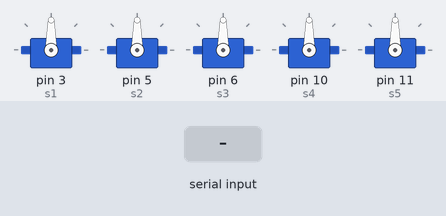
The sketch below on a simulated Arduino Pro Mini, built with avr-gcc and run on an emulated ATmega328P. On the bench: 5 × servo. The inputs (shaded band) are chosen by the test bench.

Above: at 1.2 s.
1.3 s: "Z" received over Serial
At 2.5 s:
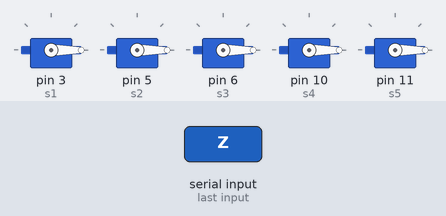
2.8 s: "A90\n" received over Serial
At 4.0 s:
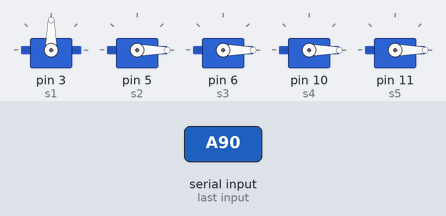
4.3 s: "B90\n" received over Serial
At 4.9 s:
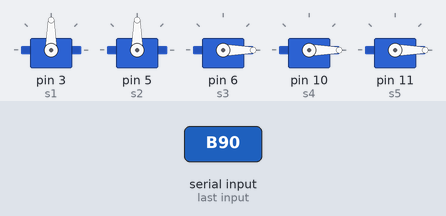
5.8 s: "A,45\n" received over Serial
At 7.0 s:
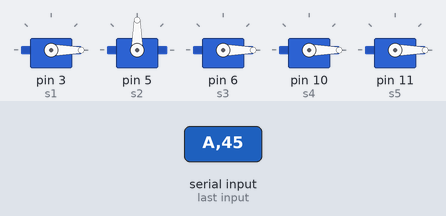
7.3 s: "C90\n" received over Serial
At 8.4 s:
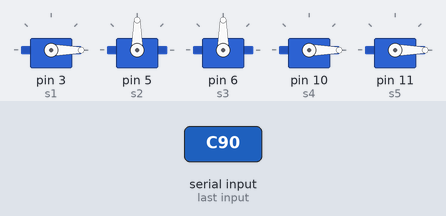
8.8 s: "B,45\n" received over Serial
At 9.5 s:
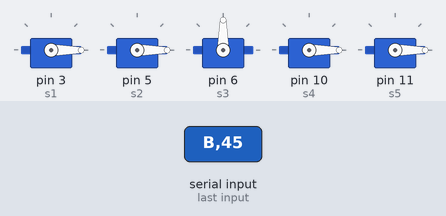
Timing chart, 0 to 11.3 s (numbered marks = the images above; inputs shaded):
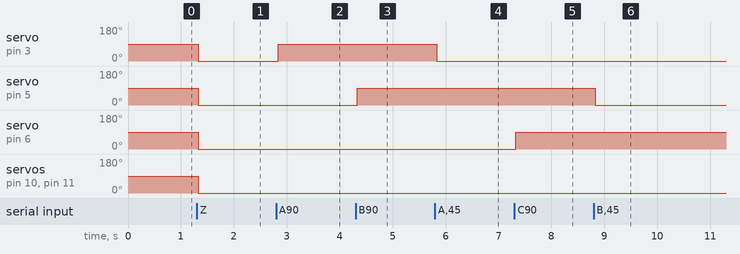

The sketch:

5_servos_pro_mini.ino
```cpp
/*
 * ©KartikeyaWalia
 *
 * This lets you control 5 servos using a nextion display and an arduino.
 * NOTE: Nextion library isn't required.
 *
 *
 * data from nextion is sent through a single serial but is labled with a prefix to denote which slider it corresponds to
 */


 #include <Servo.h>
int pos1,pos2,pos3,pos4,pos5;
Servo s1,s2,s3,s4,s5;
String dfd_global;

void setup() {
 Serial.begin(9600);
  s1.attach(3);// 3,5,6,9,14,15 are PWM pins on pro mini
  s2.attach(5);
  s3.attach(6);
  s4.attach(10);
  s5.attach(11);
}

void loop() {

  if(Serial.available()){  ///////receiving from nextion without library
    char character;
    String dfd; //dfd stands for data from display, feel free to change variable names! doesn't matter
    delay(30);
    while(Serial.available()){
      character=char(Serial.read()); //reading data from the serial port
      dfd += character;
          }
    //Serial.println(dfd);
    dfd_global=dfd; //dfd was not a global variable so wont work outside this loop
    }


  if (dfd_global.startsWith("A")){    // to check which slider is the data coming from
      dfd_global.remove(0,1);         // removing the prefix
      //Serial.println("A= " + dfd_global);
      int pos1=dfd_global.toInt();
     // Serial.println(pos1);
       s1.write(pos1); //run servo 1
       delay(10);
     }

  else if (dfd_global.startsWith("B")){    // to check which slider is the data coming from
      dfd_global.remove(0,1);         // removing the prefix
      //Serial.println("B= " + dfd_global);
      int pos2=dfd_global.toInt();
      //Serial.println(pos2);
      s2.write(pos2); //run servo 2
      delay(10);
     }

  else if (dfd_global.startsWith("C")){    // to check which slider is the data coming from
      dfd_global.remove(0,1);         // removing the prefix
      //Serial.println("C= " + dfd_global);
      int pos3=dfd_global.toInt();
      //Serial.println(pos3);
      s3.write(pos3); // run servo 3
      delay(10);
     }

  else if (dfd_global.startsWith("D")){    // to check which slider is the data coming from
      dfd_global.remove(0,1);         // removing the prefix
      //Serial.println("D= " + dfd_global);
      int pos4=dfd_global.toInt();
      //Serial.println(pos4);
      s4.write(pos4); // run servo 4
      delay(10);
     }

  else if (dfd_global.startsWith("E")){    // to check which slider is the data coming from
      dfd_global.remove(0,1);         // removing the prefix
      //Serial.println("E= " + dfd_global);
      int pos5=dfd_global.toInt();
      //Serial.println(pos5);
      s5.write(pos5); // run servo 5
      delay(10);
     }

  else if (dfd_global.startsWith("Z")){  // this is just a reset button on the nextion display,
      s1.write(0);                       //that changes the angle of all the servos to 0°
      s2.write(0);
      s3.write(0);
      s4.write(0);
      s5.write(0);
      delay(10);
      }

  else{
    }

  }
```

Measured:
- after the input at 1.3 s, servo on pin 3 (s1), servo on pin 5 (s2), servo on pin 6 (s3), servo on pin 10 (s4), servo on pin 11 (s5): 90° → 0° at once
- after the input at 2.8 s, servo on pin 3 (s1): 0° → 90° at once
- after the input at 4.3 s, servo on pin 5 (s2): 0° → 90° at once
- after the input at 5.8 s, servo on pin 3 (s1): 90° → 0° at once
- after the input at 7.3 s, servo on pin 6 (s3): 0° → 90° at once
- after the input at 8.8 s, servo on pin 5 (s2): 90° → 0° at once
